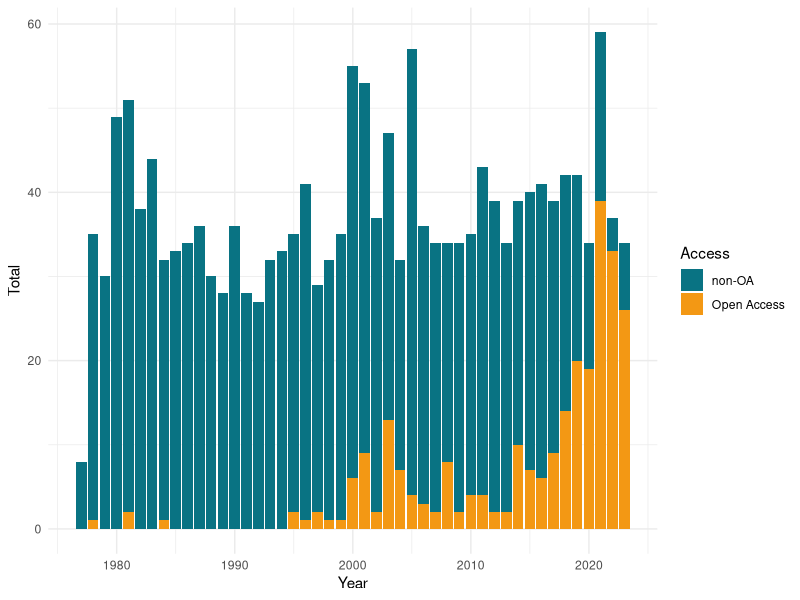
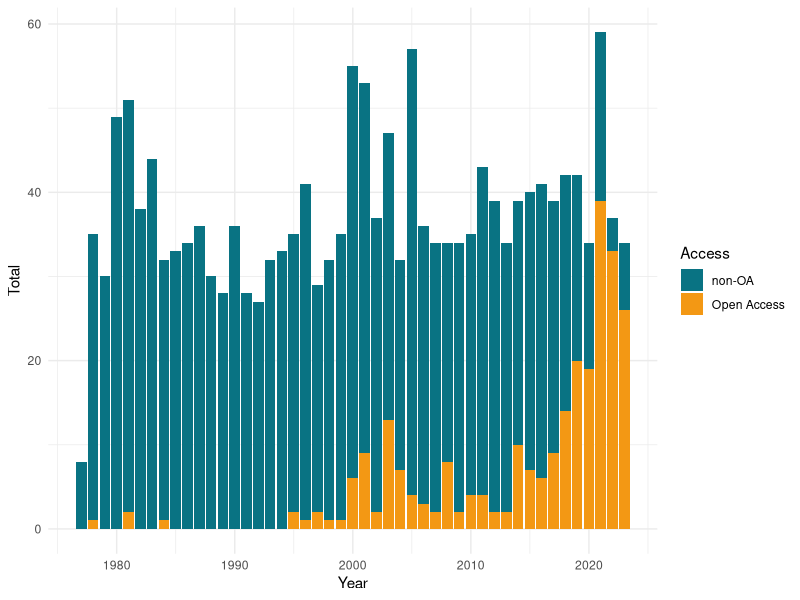

These charts were generated, in order, by the following R code:
# *********************************************************
#
#   Data Equity in Paleobiology
#
#   Emma Dunne (dunne.emma.m@gmail.com)
#   Late updated: 21.08.2024
# 
# *********************************************************


## Load packages
library(tidyverse)
library(reshape2)


## Load datasheet from Web of Science
WoS <- read.csv("./data/web_of_science.csv", skip = 1)
head(WoS)

## Get non-OA papers:
WoS$nonOA <- WoS$total_publications - WoS$open_access_pubs
## Remove the 'total' column
WoS <- select(WoS, -total_publications)
## Mutate the dataframe:
WoS <- melt(WoS, id = 'year')
head(WoS)

## Rename variables
WoS <- WoS %>% rename(Access = variable, Year = year, Total = value)
WoS$Access <- gsub("nonOA", "non-OA", WoS$Access)
WoS$Access <- gsub("open_access_pubs", "Open Access", WoS$Access)

# Stacked barplot
stackplot <- ggplot(WoS, aes(fill = Access, y = Total, x = Year)) + 
  geom_bar(position="stack", stat="identity") +
  scale_fill_manual(values=c("#097383", 
                             "#f39814")) +
  theme_minimal()
stackplot

## Save as a .pdf
ggsave(plot = stackplot,
       width = 11, height = 5, dpi = 600, 
       filename = "./figures/Figure3.pdf", useDingbats=FALSE)


